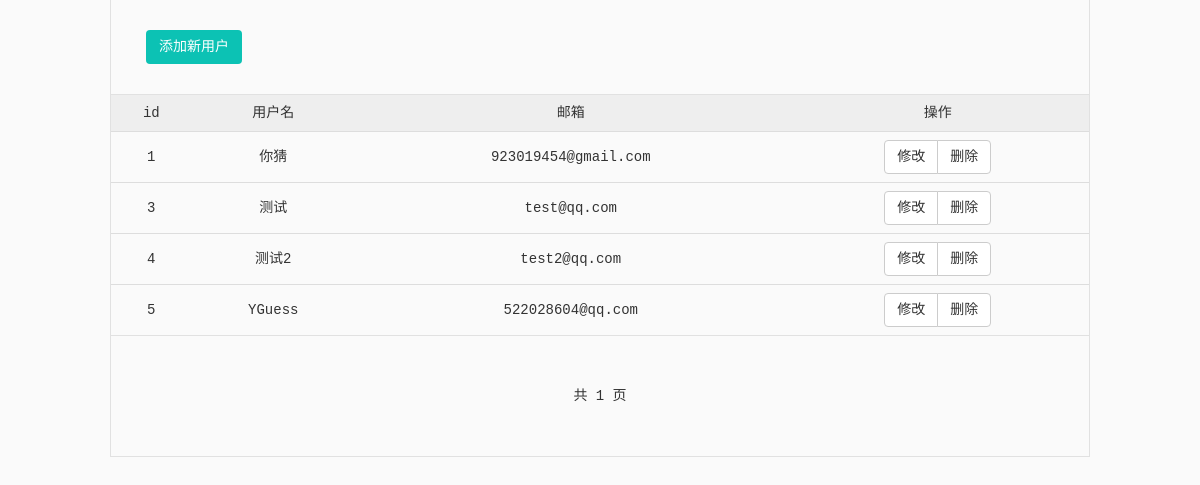
Page /admin/users.php (signed in) on the committed database.
### tables this page shows
CREATE TABLE IF NOT EXISTS `users` (
  `id` int(10) unsigned NOT NULL AUTO_INCREMENT COMMENT '用户id',
  `username` varchar(30) NOT NULL COMMENT '用户名',
  `password` varchar(50) NOT NULL COMMENT '用户密码',
  `email` varchar(30) NOT NULL COMMENT '用户邮箱',
  PRIMARY KEY (`id`),
  UNIQUE KEY `username` (`username`)
);

### core/users.inc.php (called while the page is built, shortened)
<?php
function getUsersByPage($page=1,$pageSize=5){
    $sql = "select id from users";
    $totalRows = getResultNum($sql);
    $totalPage = ceil($totalRows/$pageSize);
    $offset = ($page - 1) * $pageSize;
    $sql = "select id,username,email from users limit {$offset},{$pageSize}";
    $rows = fetchAll($sql);
    return [$rows,$totalRows,$totalPage,$pageSize];
}

### lib/mysql.func.php (called while the page is built, shortened)
<?php
    $con = null;
    function fetchAll($sql){
        global $con;
        $result = mysqli_query($con,$sql);
        $rows = null;
        while(@$row=mysqli_fetch_array($result,MYSQLI_ASSOC)){
            $rows[] = $row;
        }
        return $rows;
    }
    function getResultNum($sql){
        global $con;
        $result = mysqli_query($con,$sql);
        return mysqli_num_rows($result);
    }

### admin/users.php (the view, shortened to what this page needs)
<?php
$page = @$_REQUEST['page']?(int)$_REQUEST['page']:1;
$infoList = getUsersByPage($page);
$rows = $infoList[0];
$totalRows = $infoList[1];
$totalPages = $infoList[2];
$pageSize = $infoList[3];
?>
<!DOCTYPE html>
<html>
<head lang="en">
    <link rel="stylesheet" href="../bower_components/bootstrap/dist/css/bootstrap.min.css">
    <link rel="stylesheet" href="../css/style.css">
</head>
<body>
<div class="main main-set">
    <div class="btn-group" role="group" style="padding: 30px 35px">
        <button type="button" class="btn btn-green" data-toggle="modal" data-target="#addUserModal">添加新用户</button>
    </div>
    <table class="table table-hover text-center" style="border-top: solid 1px #e1e1e1;border-bottom: solid 1px #e1e1e1">
        <thead style="background-color: #eee">
        <tr>
            <td>id</td>
            <td>用户名</td>
            <td>邮箱</td>
            <td>操作</td>
        </tr>
        </thead>
        <tbody>
            <?php foreach($rows as $row): ?>
                <tr>
                    <td><?php echo $row['id']?></td>
                    <td><?php echo $row['username']?></td>
                    <td><?php echo $row['email']?></td>
                    <td>
                        <div class="btn-group" role="group">
                            <button  role="button" class="btn btn-default a-hover" onclick="get_user_info(<?php echo $row['id'];?>)">修改</button>
                            <button role="button" class="btn btn-default a-hover" onclick="delete_user(<?php echo $row['id'];?>)">删除</button>
                        </div>
                    </td>
                </tr>
            <?php endforeach;?>
        </tbody>
    </table>
    <nav style="margin: 30px 35px" class="text-center">
        <ul class="pagination">
            <?php
                if($totalRows>$pageSize){
                    $url=$_SERVER['PHP_SELF'];
                    $pre= $page==1?1:$page-1;
                    $next= $page==$totalPages?$totalPages:$page+1;
                    echo "<li><a href='{$url}?page={$pre}' aria-label='Previous'><span aria-hidden='true'>&laquo;</span></a></li>";
                    echo "<li><a>{$page} / {$totalPages}</a></li>";
                    echo "<li><a href='{$url}?page={$next}' aria-label='Next'><span aria-hidden='true'>&raquo;</span></a></li>";
                }else{
                    echo '共 1 页';
                }
            ?>
        </ul>
    </nav>
</div>
</body>
</html>

### css/style.css (style rules this page uses)
@media screen and (min-width: 1000px) { .main,.nav-wrap { width: 980px; margin: 0 auto; } }
html { height: 100%; }
body { height: 100%; background: url("../images/bg.jpg") no-repeat top left; background-size: cover; }
.btn { width: 100%; }

### admin/users.php (style rules this page uses)
body { font-family: Microsoft Yahei, monospace, serif; background: none #fafafa; }
.main-set { border: solid #e1e1e1; border-width: 0 1px 1px; }
.btn { width: inherit; }
.btn-green { background-color: #0cc2b4; color: #fff; }
.table>tbody>tr>td { vertical-align: inherit; }

### rows in the picture
users: id "1", username "你猜", email "923019454@gmail.com"
users: id "3", username "测试", email "test@qq.com"
users: id "4", username "测试2", email "test2@qq.com"
users: id "5", username "YGuess", email "522028604@qq.com"
